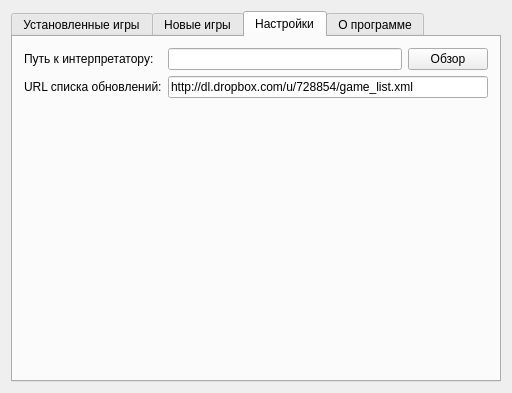
<?xml version="1.0" encoding="UTF-8"?>
<ui version="4.0">
 <class>MainWindow</class>
 <widget class="QMainWindow" name="MainWindow">
  <property name="geometry">
   <rect>
    <x>0</x>
    <y>0</y>
    <width>512</width>
    <height>393</height>
   </rect>
  </property>
  <property name="windowTitle">
   <string>Игры для INSTEAD</string>
  </property>
  <property name="tabShape">
   <enum>QTabWidget::Rounded</enum>
  </property>
  <widget class="QWidget" name="centralWidget">
   <layout class="QVBoxLayout" name="verticalLayout">
    <item>
     <widget class="QTabWidget" name="tabInstall">
      <property name="currentIndex">
       <number>2</number>
      </property>
      <widget class="QWidget" name="tabMain">
       <attribute name="title">
        <string>Установленные игры</string>
       </attribute>
       <layout class="QVBoxLayout" name="verticalLayout_3">
        <item>
         <widget class="QTreeWidget" name="listGames">
          <property name="rootIsDecorated">
           <bool>false</bool>
          </property>
          <column>
           <property name="text">
            <string>Игра</string>
           </property>
          </column>
          <column>
           <property name="text">
            <string>Версия</string>
           </property>
          </column>
         </widget>
        </item>
        <item>
         <layout class="QHBoxLayout" name="horizontalLayout">
          <item>
           <spacer name="horizontalSpacer">
            <property name="orientation">
             <enum>Qt::Horizontal</enum>
            </property>
            <property name="sizeHint" stdset="0">
             <size>
              <width>40</width>
              <height>20</height>
             </size>
            </property>
           </spacer>
          </item>
          <item>
           <widget class="QPushButton" name="buttonPlay">
            <property name="text">
             <string>Играть !</string>
            </property>
           </widget>
          </item>
         </layout>
        </item>
       </layout>
      </widget>
      <widget class="QWidget" name="tabInstall_2">
       <attribute name="title">
        <string>Новые игры</string>
       </attribute>
       <layout class="QVBoxLayout" name="verticalLayout_5">
        <item>
         <widget class="QTreeWidget" name="listNewGames">
          <property name="rootIsDecorated">
           <bool>false</bool>
          </property>
          <column>
           <property name="text">
            <string>Игра</string>
           </property>
          </column>
          <column>
           <property name="text">
            <string>Версия</string>
           </property>
          </column>
         </widget>
        </item>
        <item>
         <layout class="QHBoxLayout" name="horizontalLayout_3">
          <item>
           <widget class="QPushButton" name="buttonRefresh">
            <property name="text">
             <string>Обновить список</string>
            </property>
           </widget>
          </item>
          <item>
           <spacer name="horizontalSpacer_2">
            <property name="orientation">
             <enum>Qt::Horizontal</enum>
            </property>
            <property name="sizeHint" stdset="0">
             <size>
              <width>40</width>
              <height>20</height>
             </size>
            </property>
           </spacer>
          </item>
          <item>
           <widget class="QPushButton" name="buttonInstall">
            <property name="text">
             <string>Установить</string>
            </property>
           </widget>
          </item>
         </layout>
        </item>
       </layout>
      </widget>
      <widget class="QWidget" name="tabOptions">
       <attribute name="title">
        <string>Настройки</string>
       </attribute>
       <layout class="QVBoxLayout" name="verticalLayout_4">
        <item>
         <layout class="QGridLayout" name="gridLayout">
          <item row="0" column="0">
           <widget class="QLabel" name="label">
            <property name="text">
             <string>Путь к интерпретатору:</string>
            </property>
           </widget>
          </item>
          <item row="0" column="1">
           <layout class="QHBoxLayout" name="horizontalLayout_2">
            <item>
             <widget class="QLineEdit" name="lineInsteadPath"/>
            </item>
            <item>
             <widget class="QPushButton" name="buttonBrowseInsteadPath">
              <property name="sizePolicy">
               <sizepolicy hsizetype="Minimum" vsizetype="Fixed">
                <horstretch>0</horstretch>
                <verstretch>0</verstretch>
               </sizepolicy>
              </property>
              <property name="text">
               <string>Обзор</string>
              </property>
             </widget>
            </item>
           </layout>
          </item>
          <item row="1" column="0">
           <widget class="QLabel" name="label_2">
            <property name="text">
             <string>URL списка обновлений:</string>
            </property>
           </widget>
          </item>
          <item row="1" column="1">
           <widget class="QLineEdit" name="lineUpdateUrl">
            <property name="text">
             <string>http://dl.dropbox.com/u/728854/game_list.xml</string>
            </property>
           </widget>
          </item>
         </layout>
        </item>
        <item>
         <spacer name="verticalSpacer">
          <property name="orientation">
           <enum>Qt::Vertical</enum>
          </property>
          <property name="sizeHint" stdset="0">
           <size>
            <width>20</width>
            <height>208</height>
           </size>
          </property>
         </spacer>
        </item>
       </layout>
      </widget>
      <widget class="QWidget" name="tabAbout">
       <attribute name="title">
        <string>О программе</string>
       </attribute>
       <layout class="QVBoxLayout" name="verticalLayout_2">
        <item>
         <widget class="QTextBrowser" name="textAbout">
          <property name="html">
           <string>&lt;!DOCTYPE HTML PUBLIC &quot;-//W3C//DTD HTML 4.0//EN&quot; &quot;http://www.w3.org/TR/REC-html40/strict.dtd&quot;&gt;
&lt;html&gt;&lt;head&gt;&lt;meta name=&quot;qrichtext&quot; content=&quot;1&quot; /&gt;&lt;style type=&quot;text/css&quot;&gt;
p, li { white-space: pre-wrap; }
&lt;/style&gt;&lt;/head&gt;&lt;body style=&quot; font-family:'Sans Serif'; font-size:10pt; font-weight:400; font-style:normal;&quot;&gt;
&lt;p style=&quot; margin-top:14px; margin-bottom:12px; margin-left:0px; margin-right:0px; -qt-block-indent:0; text-indent:0px;&quot;&gt;&lt;span style=&quot; font-size:large; font-weight:600;&quot;&gt;Программа для запуска и обновления игр INSTEAD&lt;/span&gt;&lt;/p&gt;
&lt;p style=&quot; margin-top:0px; margin-bottom:0px; margin-left:0px; margin-right:0px; -qt-block-indent:0; text-indent:0px;&quot;&gt;Сайт INSTEAD&lt;br /&gt;&lt;a href=&quot;http://code.google.com/p/instead/&quot;&gt;&lt;span style=&quot; text-decoration: underline; color:#0000ff;&quot;&gt;http://code.google.com/p/instead/&lt;/span&gt;&lt;/a&gt;&lt;br /&gt;&lt;br /&gt;Ветка форума с обсуждением этой программы&lt;br /&gt;&lt;a href=&quot;http://instead.pinebrush.com/forum/viewtopic.php?pid=1281#p1281&quot;&gt;&lt;span style=&quot; text-decoration: underline; color:#0000ff;&quot;&gt;http://instead.pinebrush.com/forum/viewtopic.php?pid=1281#p1281&lt;/span&gt;&lt;/a&gt; &lt;/p&gt;&lt;/body&gt;&lt;/html&gt;</string>
          </property>
         </widget>
        </item>
       </layout>
      </widget>
     </widget>
    </item>
   </layout>
  </widget>
 </widget>
 <layoutdefault spacing="6" margin="11"/>
 <resources/>
 <connections/>
</ui>
